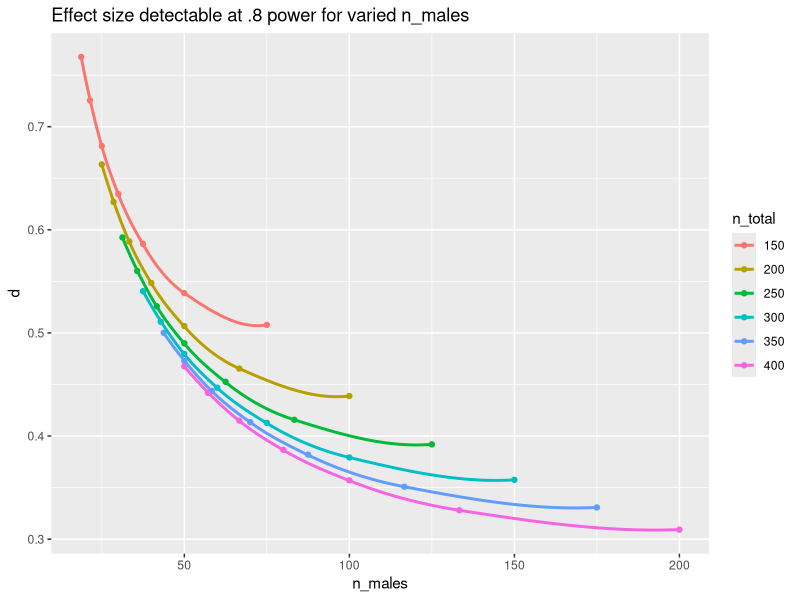

Write R code to recreate this figure.
## ---- chunk 1
knitr::opts_chunk$set(echo = TRUE)
## ---- chunk 2
# Power Calculations For Two Samples (Different Sizes) T-Tests Of Means
library(pwr)
# assume 50 males and 250 females are collected. Males are predicted to have lower threshold than females. So we use one-tailed t test
pwr.t2n.test(n1 =50, n2= 250, d = NULL, sig.level = 0.05/4
          , power = 0.8,
 alternative = c( "less"))

## ---- chunk 3
library(tidyverse)

power_to_df <- function(x, n_total) {
  df <- data.frame(n_total = as.factor(n_total), n1 = x$n1, n2 = x$n2, d = x$d, sig.level = x$sig.level, power = x$power, alternative = x$alternative)
  df
}

power_from_p_male <- function(p_male, n_total) {
  n_male <- p_male*n_total
  n_female <- n_total - n_male
  pwr::pwr.t2n.test(n_male, n_female, sig.level = 0.0125, 
                    power = .8, alternative = "greater")
}

pow_calc <- function(p_male, n_total) {
  power_to_df(power_from_p_male(p_male, n_total), n_total)
}

purrr::map2_dfr(rep(1/(2:8), 6), rep(c(150, 200, 250, 300, 350, 400), 7), pow_calc) %>%
    dplyr::rename(., n_males = n1) %>%
    ggplot2::ggplot(.) + 
    ggplot2::aes(n_males, d, color = n_total) + 
    ggplot2::geom_point() +
    ggplot2::geom_smooth(se = FALSE) +
    ggplot2::ggtitle("Effect size detectable at .8 power for varied n_males")
## ---- chunk 4
pwr.t.test(n = NULL, d = 0.25, sig.level = 0.05/4 , power = 0.8, type = "two.sample")
## ---- chunk 5
# Power Calculations For Correlation Test
#  power of test or determine parameters to obtain target power (same as power.anova.test).
# Assume 50 males, negative correlation with spatial ability and hobbies
pwr.r.test(n = 50, r = NULL, sig.level = 0.05/4, power = 0.8,
    alternative = c("less"))
## ---- chunk 6
# Assume 250 females, negative correlation with spatial ability and hobbies
pwr.r.test(n = 250, r = NULL, sig.level = 0.05/4, power = 0.8,
    alternative = c("less"))
